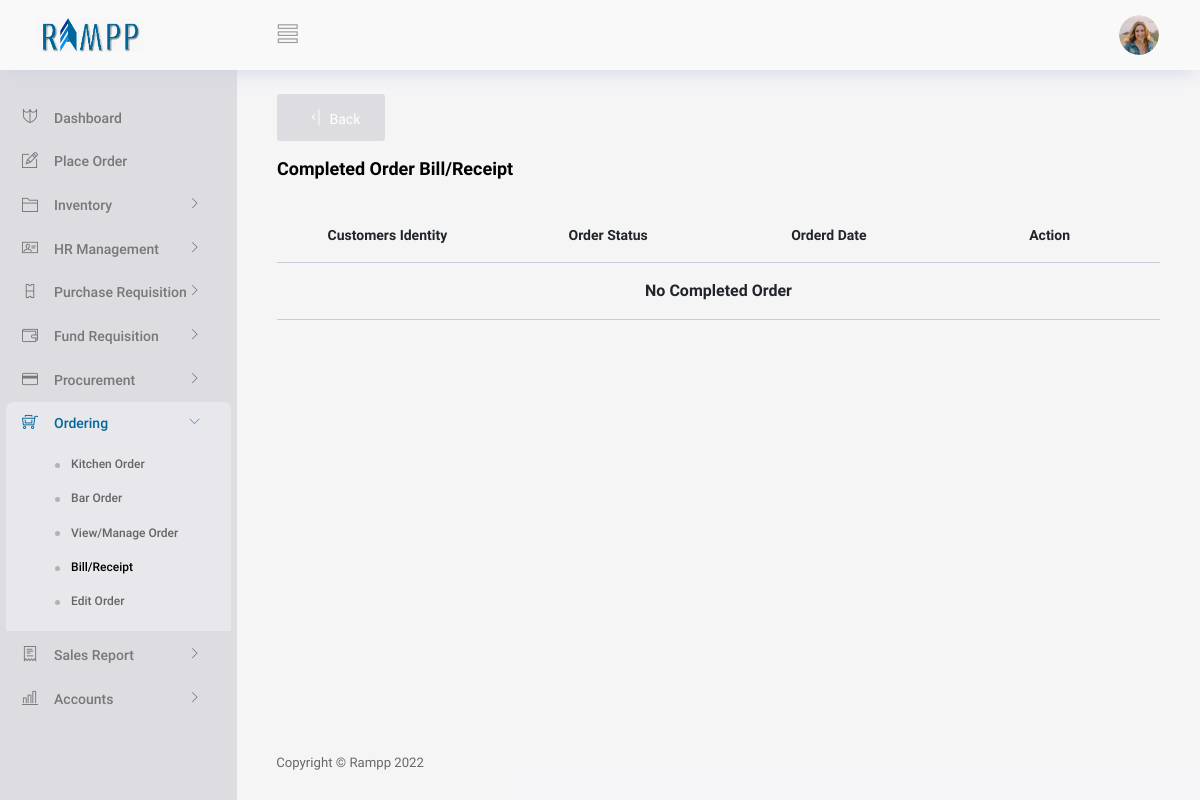
The app's page /View/Ordering/orderReceipt.php (signed in), older data.
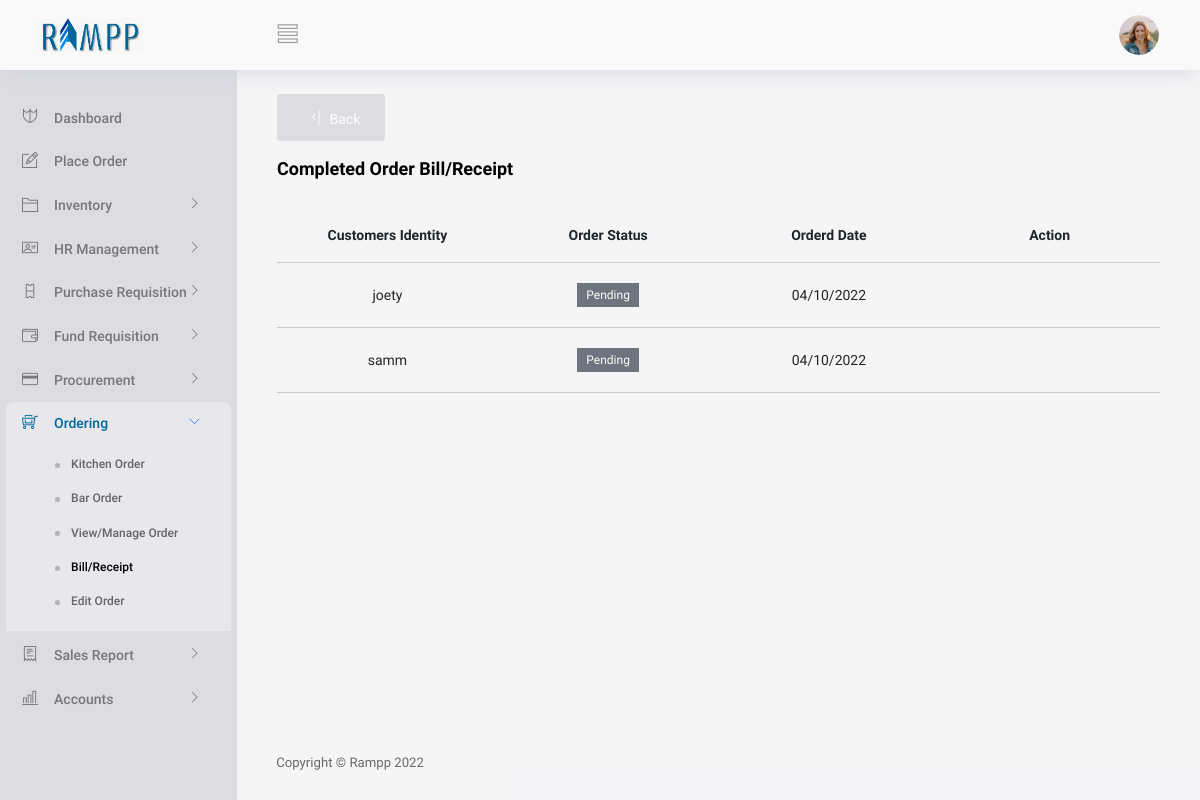
The same page, newer data.
### tables this page shows
CREATE TABLE IF NOT EXISTS `customer` (
  `customerId` int(11) NOT NULL AUTO_INCREMENT,
  `customerName` varchar(100) DEFAULT NULL,
  `orderCount` int(100) NOT NULL,
  `completeCount` int(100) DEFAULT NULL,
  `status` tinyint(1) NOT NULL,
  `sallerId` int(70) NOT NULL,
  `date` date NOT NULL DEFAULT '1111-11-11',
  `time` varchar(30) NOT NULL,
  PRIMARY KEY (`customerId`)
);

### Controller/generalController.php (called while the page is built, shortened)
<?php
class GeneralController
{
    function getCompletedOrderById($conn)
    {
        $items1 = array();
        $query1 ="SELECT * FROM customer";
        $results1 = mysqli_query($conn,$query1);
        while($row1 = mysqli_fetch_array($results1)){
           $items1[] = $row1;
        }
        return $items1;
    }
}

### View/Ordering/orderReceipt.php (the view, shortened to what this page needs)
<?php
   if(isset($_SESSION['validuser']))
   {
     include("../partials/_header.php");
     require("../../Controller/generalController.php");
     $conn = conString1();
    $UserUtils = new GeneralController();
    $order =  $UserUtils->getCompletedOrderById($conn);
?>
<body>
  <div class="container-scroller">
    <?php  include("../partials/_navbar.php"); ?>
    <div class="container-fluid page-body-wrapper">
      <div class="main-panel">
        <div class="content-wrapper gbgn">
        <button type="button" id="back" class="btn btn-icon-text text-white" style="background:#dddce1;" onClick="window.history.back()">
          <i class="ti-shift-left-alt btn-icon-append"></i>
          Back
        </button>
          <br/>
          <br/>
          <div class="row">
            <div class="col-md-12 grid-margin">
              <div class="d-flex justify-content-between align-items-center">
                <div>
                  <h4 class="font-weight-bold mb-0">Completed Order Bill/Receipt</h4>
                </div>
              </div>
            </div>
          </div>
         <div class="row">
         <div class="col-12 grid-margin ">
              <div class="" >
                <div class="">
                <div class="table-responsive">
                    <table class="table table-hover">
                        <thead>
                            <tr>
                                <th class="text-center" width="25%">Customers Identity</th>
                                <th class="text-center" width="25%">Order Status</th>
                                <th class="text-center" width="25%">Orderd Date</th>
                                <th class="text-center" width="25%">Action</th>
                            </tr>
                        </thead>
                        <tbody>
                        <?php
                           if (count($order) < 1) {
                        ?>
                        <tr>
                        <th colspan="4" class="text-center">No Completed Order</th>
                        </tr>
                          <?php
                           }else{
                              foreach ($order as $index => $value) {
                          ?>
                              <tr>
                                <td class="text-center"><?php echo $value['customerName'] ?></td>
                                <td class="text-center">
                                  <?php
                                      if( $value["completeCount"] == $value["orderCount"]) {
                                  ?>
                                    <label class='badge badge-success'>Completed</label>
                                  <?php
                                    }else{
                                    ?>
                                      <label class='badge badge-secondary'>Pending</label>
                               <?php
                                    }
                                  ?>
                                </td>
                                <td class="text-center"><?php echo date('d/m/Y',strtotime($value["date"])) ?></td>
                                <td class="text-center">
                                </td>
                              </tr>
                              <?php
                              }
                              }
                                ?>
                        </tbody>
                    </table>
                </div>
                </div>
              </div>
            </div>
         </div>
        </div>
        <?php include("../partials/_footer.php"); ?>
        </div>
        </div>
      </div>
<?php
 include("../partials/_script.php");
?>
<?php
 }
 else
 {
    header("Location: ../../index.php?message=loginNot");
    exit;
 }
?>

Row changes from the older to the newer data that the page shows:
added customer: customerName "joety", completeCount "Pending", date "04/10/2022"
added customer: customerName "samm", completeCount "Pending", date "04/10/2022"
Text that changed along with them:
text no longer shown: "No Completed Order"
